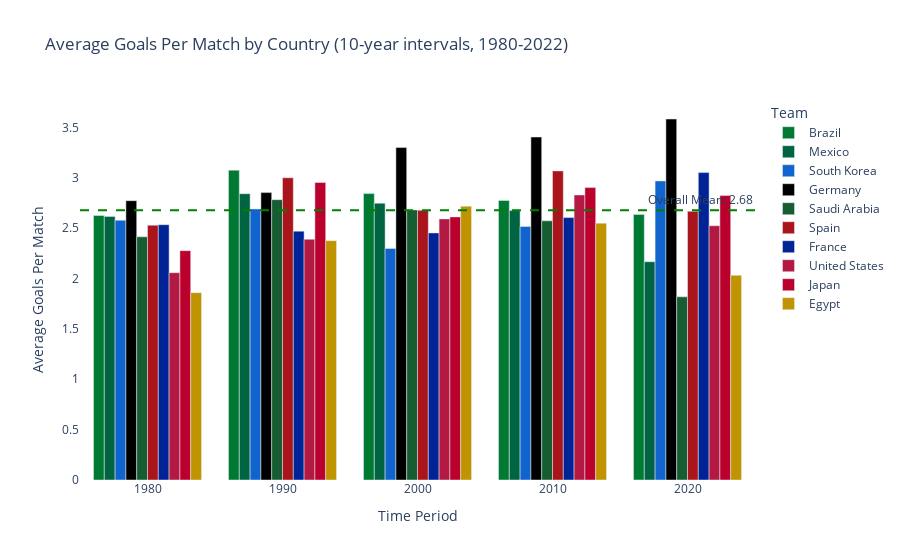
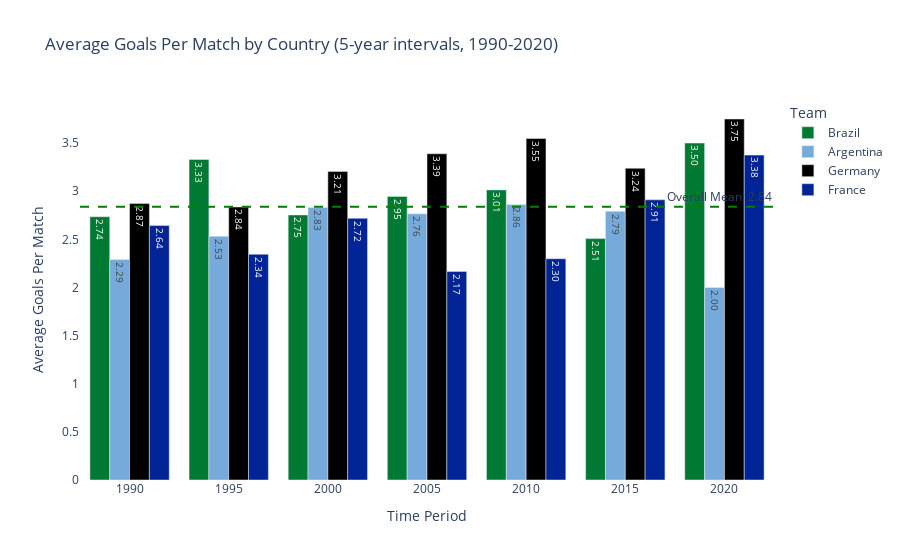

The notebook cell these images were saved under, in order:
### Code cell
def average_goals_by_period(df, countries=None, interval=10, top_n = 5, start_year=1880, end_year=2024):
    """
    Calculates and visualizes average goals per match by country in time intervals.
    
    Args:
        df: DataFrame containing match data
        countries: List of countries to analyze (None for top 10)
        interval: Years per time group (default 10)
        start_year: First year to include (default 1880)
        end_year: Last year to include (default 2024)
    
    Returns:
        Plotly figure object
    """
    # Filter by year range
    df = df.copy()
    df['Year'] = pd.to_datetime(df['Date']).dt.year
    df = df[(df['Year'] >= start_year) & (df['Year'] <= end_year)]
    
    # Select countries if not specified
    if not countries:
        # Get top 10 countries by win count


        home_wins = df[df['home_score'] > df['away_score']]['Home_team'].value_counts()
        away_wins = df[df['away_score'] > df['home_score']]['Away_team'].value_counts()
        total_wins = home_wins.add(away_wins, fill_value=0)
        countries = total_wins.nlargest(top_n).index.tolist()
    
    # Filter matches involving our selected countries
    matches = df[
        (df['Home_team'].isin(countries)) | 
        (df['Away_team'].isin(countries))
    ].copy()
    
    # Create time intervals
    matches['Year_Group'] = (matches['Year'] // interval) * interval
    matches['Total_Goals'] = matches['home_score'] + matches['away_score']
    
    # Melt to combine home/away teams
    melted = matches.melt(
        id_vars=['Year_Group', 'Total_Goals'],
        value_vars=['Home_team', 'Away_team'],
        value_name='Team'
    )
    
    # Filter to only include our selected countries
    melted = melted[melted['Team'].isin(countries)]
    
    # Calculate average goals by team and period
    avg_goals = melted.groupby(['Year_Group', 'Team'])['Total_Goals'].mean().unstack()
    
    # Fill any missing periods with 0
    all_periods = pd.DataFrame({
        'Year_Group': range((start_year // interval) * interval, 
                          ((end_year // interval) + 1) * interval, 
                          interval)
    })
    avg_goals = all_periods.merge(avg_goals.reset_index(), on='Year_Group', how='left').fillna(0)
    avg_goals = avg_goals.set_index('Year_Group')
    
    # Display data table
    print(f"\n{'='*60}")
    print(f"Average Goals Per Match ({start_year}-{end_year}) - {interval}-year intervals")
    print(f"{'='*60}")
    display(avg_goals.style.background_gradient(cmap='Reds', axis=0))
    
    # Prepare data for visualization
    plot_data = avg_goals.reset_index().melt(
        id_vars='Year_Group',
        value_vars=countries,
        var_name='Team',
        value_name='Avg_Goals'
    )
    
    # Create interactive bar chart
    fig = px.bar(
        plot_data,
        x='Year_Group',
        y='Avg_Goals',
        color='Team',
        color_discrete_map={country: get_country_color(country) for country in countries},
        barmode='group',
        title=f'Average Goals Per Match by Country ({interval}-year intervals, {start_year}-{end_year})',
        labels={'Year_Group': 'Time Period', 'Avg_Goals': 'Average Goals'},
        text_auto='.2f',
        height=600
    )
    
    # Customize layout
    fig.update_layout(
        xaxis_title='Time Period',
        yaxis_title='Average Goals Per Match',
        plot_bgcolor='white',
        uniformtext_minsize=8,
        uniformtext_mode='hide'
    )
    
    # Add reference lines
    overall_avg = melted['Total_Goals'].mean()
    fig.add_hline(
        y=overall_avg,
        line_dash="dash",
        line_color="green",
        annotation_text=f"Overall Mean: {overall_avg:.2f}",
        annotation_position="top right"
    )
    
    return fig

# Example Usage
df = pd.read_csv("Datasets/Sports_Football_1872_2025.csv")

# Example 1: Top countries in 10-year intervals
fig1 = average_goals_by_period(df, interval=10, top_n = 10, start_year=1980, end_year=2022)
fig1.show()

# Example 2: Specific countries in 5-year intervals
fig2 = average_goals_by_period(df, 
                              countries=['Brazil', 'Argentina', 'Germany', 'France'], 
                              interval=5, 
                              start_year=1990, 
                              end_year=2020)
fig2.show()

### Figure 1 — Plotly figure (JSON) as saved in the notebook; plotly's stock layout.template omitted (floating-point values rounded to 4 significant figures)
{"data": [{"alignmentgroup": "True", "hovertemplate": "Team=Brazil<br>Time Period=%{x}<br>Average Goals=%{y}<extra></extra>", "legendgroup": "Brazil", "marker": {"color": "#007A33", "pattern": {"shape": ""}}, "name": "Brazil", "offsetgroup": "Brazil", "orientation": "v", "showlegend": true, "textposition": "auto", "texttemplate": "%{y:.2f}", "type": "bar", "x": [1980, 1990, 2000, 2010, 2020], "xaxis": "x", "y": [2.626, 3.075, 2.843, 2.775, 2.636], "yaxis": "y"}, {"alignmentgroup": "True", "hovertemplate": "Team=Mexico<br>Time Period=%{x}<br>Average Goals=%{y}<extra></extra>", "legendgroup": "Mexico", "marker": {"color": "#006341", "pattern": {"shape": ""}}, "name": "Mexico", "offsetgroup": "Mexico", "orientation": "v", "showlegend": true, "textposition": "auto", "texttemplate": "%{y:.2f}", "type": "bar", "x": [1980, 1990, 2000, 2010, 2020], "xaxis": "x", "y": [2.616, 2.842, 2.747, 2.674, 2.167], "yaxis": "y"}, {"alignmentgroup": "True", "hovertemplate": "Team=South Korea<br>Time Period=%{x}<br>Average Goals=%{y}<extra></extra>", "legendgroup": "South Korea", "marker": {"color": "#0F64CD", "pattern": {"shape": ""}}, "name": "South Korea", "offsetgroup": "South Korea", "orientation": "v", "showlegend": true, "textposition": "auto", "texttemplate": "%{y:.2f}", "type": "bar", "x": [1980, 1990, 2000, 2010, 2020], "xaxis": "x", "y": [2.579, 2.69, 2.298, 2.516, 2.969], "yaxis": "y"}, {"alignmentgroup": "True", "hovertemplate": "Team=Germany<br>Time Period=%{x}<br>Average Goals=%{y}<extra></extra>", "legendgroup": "Germany", "marker": {"color": "#000000", "pattern": {"shape": ""}}, "name": "Germany", "offsetgroup": "Germany", "orientation": "v", "showlegend": true, "textposition": "auto", "texttemplate": "%{y:.2f}", "type": "bar", "x": [1980, 1990, 2000, 2010, 2020], "xaxis": "x", "y": [2.773, 2.853, 3.3, 3.404, 3.583], "yaxis": "y"}, {"alignmentgroup": "True", "hovertemplate": "Team=Saudi Arabia<br>Time Period=%{x}<br>Average Goals=%{y}<extra></extra>", "legendgroup": "Saudi Arabia", "marker": {"color": "#165d31", "pattern": {"shape": ""}}, "name": "Saudi Arabia", "offsetgroup": "Saudi Arabia", "orientation": "v", "showlegend": true, "textposition": "auto", "texttemplate": "%{y:.2f}", "type": "bar", "x": [1980, 1990, 2000, 2010, 2020], "xaxis": "x", "y": [2.414, 2.783, 2.681, 2.572, 1.818], "yaxis": "y"}, {"alignmentgroup": "True", "hovertemplate": "Team=Spain<br>Time Period=%{x}<br>Average Goals=%{y}<extra></extra>", "legendgroup": "Spain", "marker": {"color": "#AA151B", "pattern": {"shape": ""}}, "name": "Spain", "offsetgroup": "Spain", "orientation": "v", "showlegend": true, "textposition": "auto", "texttemplate": "%{y:.2f}", "type": "bar", "x": [1980, 1990, 2000, 2010, 2020], "xaxis": "x", "y": [2.529, 3, 2.677, 3.068, 2.667], "yaxis": "y"}, {"alignmentgroup": "True", "hovertemplate": "Team=France<br>Time Period=%{x}<br>Average Goals=%{y}<extra></extra>", "legendgroup": "France", "marker": {"color": "#002395", "pattern": {"shape": ""}}, "name": "France", "offsetgroup": "France", "orientation": "v", "showlegend": true, "textposition": "auto", "texttemplate": "%{y:.2f}", "type": "bar", "x": [1980, 1990, 2000, 2010, 2020], "xaxis": "x", "y": [2.534, 2.47, 2.453, 2.604, 3.051], "yaxis": "y"}, {"alignmentgroup": "True", "hovertemplate": "Team=United States<br>Time Period=%{x}<br>Average Goals=%{y}<extra></extra>", "legendgroup": "United States", "marker": {"color": "#B31942", "pattern": {"shape": ""}}, "name": "United States", "offsetgroup": "United States", "orientation": "v", "showlegend": true, "textposition": "auto", "texttemplate": "%{y:.2f}", "type": "bar", "x": [1980, 1990, 2000, 2010, 2020], "xaxis": "x", "y": [2.058, 2.39, 2.592, 2.829, 2.524], "yaxis": "y"}, {"alignmentgroup": "True", "hovertemplate": "Team=Japan<br>Time Period=%{x}<br>Average Goals=%{y}<extra></extra>", "legendgroup": "Japan", "marker": {"color": "#BC002D", "pattern": {"shape": ""}}, "name": "Japan", "offsetgroup": "Japan", "orientation": "v", "showlegend": true, "textposition": "auto", "texttemplate": "%{y:.2f}", "type": "bar", "x": [1980, 1990, 2000, 2010, 2020], "xaxis": "x", "y": [2.276, 2.953, 2.612, 2.903, 2.824], "yaxis": "y"}, {"alignmentgroup": "True", "hovertemplate": "Team=Egypt<br>Time Period=%{x}<br>Average Goals=%{y}<extra></extra>", "legendgroup": "Egypt", "marker": {"color": "#C09300", "pattern": {"shape": ""}}, "name": "Egypt", "offsetgroup": "Egypt", "orientation": "v", "showlegend": true, "textposition": "auto", "texttemplate": "%{y:.2f}", "type": "bar", "x": [1980, 1990, 2000, 2010, 2020], "xaxis": "x", "y": [1.86, 2.376, 2.717, 2.549, 2.031], "yaxis": "y"}], "layout": {"annotations": [{"showarrow": false, "text": "Overall Mean: 2.68", "x": 1, "xanchor": "right", "xref": "x domain", "y": 2.678, "yanchor": "bottom", "yref": "y"}], "autosize": true, "barmode": "group", "legend": {"title": {"text": "Team"}, "tracegroupgap": 0}, "plot_bgcolor": "white", "shapes": [{"line": {"color": "green", "dash": "dash"}, "type": "line", "x0": 0, "x1": 1, "xref": "x domain", "y0": 2.678, "y1": 2.678, "yref": "y"}], "title": {"text": "Average Goals Per Match by Country (10-year intervals, 1980-2022)"}, "uniformtext": {"minsize": 8, "mode": "hide"}, "xaxis": {"anchor": "y", "autorange": true, "domain": [0, 1], "range": [1975, 2025], "title": {"text": "Time Period"}, "type": "linear"}, "yaxis": {"anchor": "x", "autorange": true, "domain": [0, 1], "range": [0, 3.772], "title": {"text": "Average Goals Per Match"}, "type": "linear"}}}

### Figure 2 — Plotly figure (JSON) as saved in the notebook; plotly's stock layout.template omitted (floating-point values rounded to 4 significant figures)
{"data": [{"alignmentgroup": "True", "hovertemplate": "Team=Brazil<br>Time Period=%{x}<br>Average Goals=%{y}<extra></extra>", "legendgroup": "Brazil", "marker": {"color": "#007A33", "pattern": {"shape": ""}}, "name": "Brazil", "offsetgroup": "Brazil", "orientation": "v", "showlegend": true, "textposition": "auto", "texttemplate": "%{y:.2f}", "type": "bar", "x": [1990, 1995, 2000, 2005, 2010, 2015, 2020], "xaxis": "x", "y": [2.735, 3.33, 2.753, 2.946, 3.013, 2.507, 3.5], "yaxis": "y"}, {"alignmentgroup": "True", "hovertemplate": "Team=Argentina<br>Time Period=%{x}<br>Average Goals=%{y}<extra></extra>", "legendgroup": "Argentina", "marker": {"color": "#75AADB", "pattern": {"shape": ""}}, "name": "Argentina", "offsetgroup": "Argentina", "orientation": "v", "showlegend": true, "textposition": "auto", "texttemplate": "%{y:.2f}", "type": "bar", "x": [1990, 1995, 2000, 2005, 2010, 2015, 2020], "xaxis": "x", "y": [2.29, 2.531, 2.831, 2.765, 2.863, 2.791, 2], "yaxis": "y"}, {"alignmentgroup": "True", "hovertemplate": "Team=Germany<br>Time Period=%{x}<br>Average Goals=%{y}<extra></extra>", "legendgroup": "Germany", "marker": {"color": "#000000", "pattern": {"shape": ""}}, "name": "Germany", "offsetgroup": "Germany", "orientation": "v", "showlegend": true, "textposition": "auto", "texttemplate": "%{y:.2f}", "type": "bar", "x": [1990, 1995, 2000, 2005, 2010, 2015, 2020], "xaxis": "x", "y": [2.871, 2.836, 3.206, 3.389, 3.548, 3.238, 3.75], "yaxis": "y"}, {"alignmentgroup": "True", "hovertemplate": "Team=France<br>Time Period=%{x}<br>Average Goals=%{y}<extra></extra>", "legendgroup": "France", "marker": {"color": "#002395", "pattern": {"shape": ""}}, "name": "France", "offsetgroup": "France", "orientation": "v", "showlegend": true, "textposition": "auto", "texttemplate": "%{y:.2f}", "type": "bar", "x": [1990, 1995, 2000, 2005, 2010, 2015, 2020], "xaxis": "x", "y": [2.643, 2.345, 2.718, 2.167, 2.299, 2.91, 3.375], "yaxis": "y"}], "layout": {"annotations": [{"showarrow": false, "text": "Overall Mean: 2.84", "x": 1, "xanchor": "right", "xref": "x domain", "y": 2.84, "yanchor": "bottom", "yref": "y"}], "autosize": true, "barmode": "group", "legend": {"title": {"text": "Team"}, "tracegroupgap": 0}, "plot_bgcolor": "white", "shapes": [{"line": {"color": "green", "dash": "dash"}, "type": "line", "x0": 0, "x1": 1, "xref": "x domain", "y0": 2.84, "y1": 2.84, "yref": "y"}], "title": {"text": "Average Goals Per Match by Country (5-year intervals, 1990-2020)"}, "uniformtext": {"minsize": 8, "mode": "hide"}, "xaxis": {"anchor": "y", "autorange": true, "domain": [0, 1], "range": [1988.0, 2022.0], "title": {"text": "Time Period"}, "type": "linear"}, "yaxis": {"anchor": "x", "autorange": true, "domain": [0, 1], "range": [0, 3.947], "title": {"text": "Average Goals Per Match"}, "type": "linear"}}}
